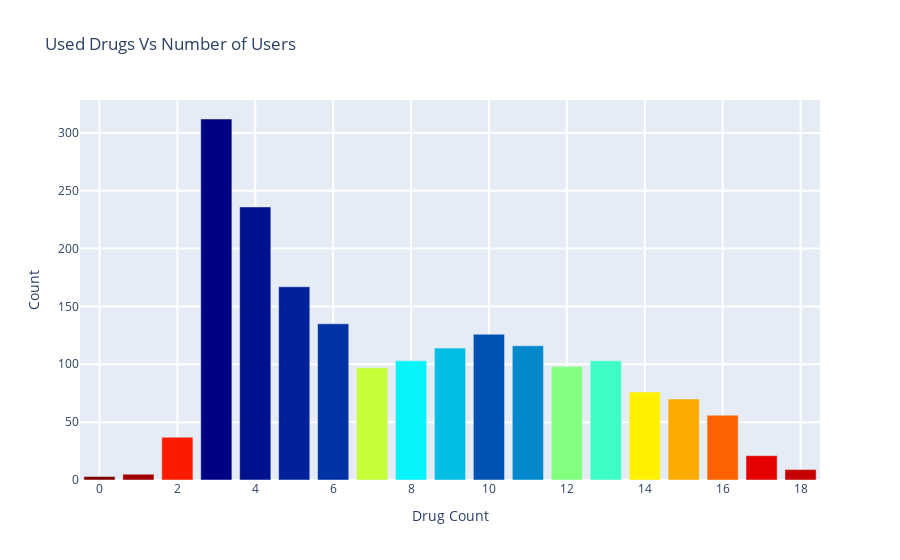

The cell this chart's notebook holds for it:
### Code cell
col = [i for i in range(len(pk.values))]
data = [
go.Bar(
    x = list(pk.index),
    y = list(pk.values),
    marker=dict(color=col, colorscale='Jet', showscale=False)
),]
layout= go.Layout(
    title= 'Used Drugs Vs Number of Users',
    yaxis=dict(title='Count', ticklen=5, gridwidth=2),
    xaxis=dict(title='Drug Count', ticklen=5, gridwidth=2),
)
fig= go.Figure(data=data, layout=layout)
py.iplot(fig, filename='Drug-Count')

### Figure 1 — Plotly figure (JSON) as saved in the notebook; plotly's stock layout.template omitted (floating-point values rounded to 4 significant figures)
{"data": [{"marker": {"color": [0, 1, 2, 3, 4, 5, 6, 7, 8, 9, 10, 11, 12, 13, 14, 15, 16, 17, 18], "colorscale": [[0, "rgb(0,0,131)"], [0.2, "rgb(0,60,170)"], [0.4, "rgb(5,255,255)"], [0.6, "rgb(255,255,0)"], [0.8, "rgb(250,0,0)"], [1, "rgb(128,0,0)"]], "showscale": false}, "type": "bar", "x": [3, 4, 5, 6, 10, 11, 9, 8, 13, 12, 7, 14, 15, 16, 2, 17, 18, 1, 0], "y": [312, 236, 167, 135, 126, 116, 114, 103, 103, 98, 97, 76, 70, 56, 37, 21, 9, 5, 3]}], "layout": {"title": {"text": "Used Drugs Vs Number of Users"}, "xaxis": {"gridwidth": 2, "ticklen": 5, "title": {"text": "Drug Count"}}, "yaxis": {"gridwidth": 2, "ticklen": 5, "title": {"text": "Count"}}}}
